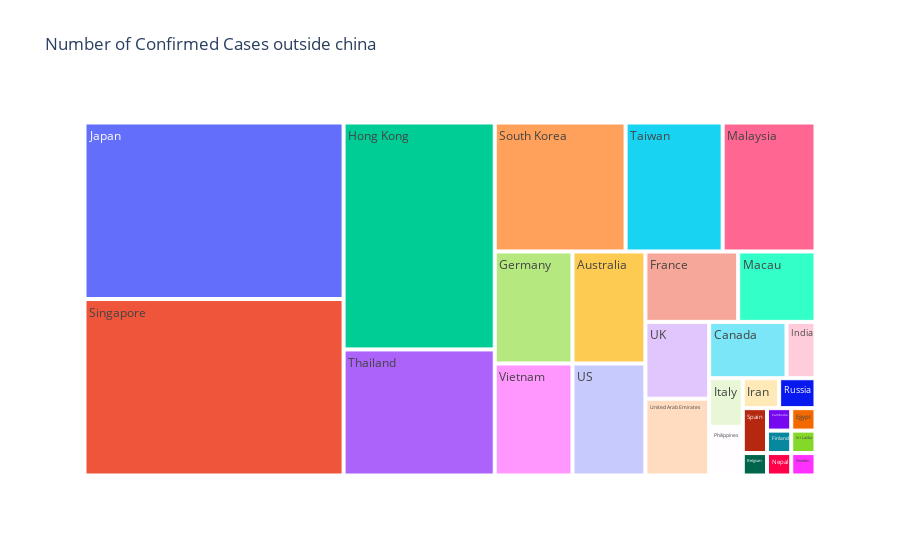
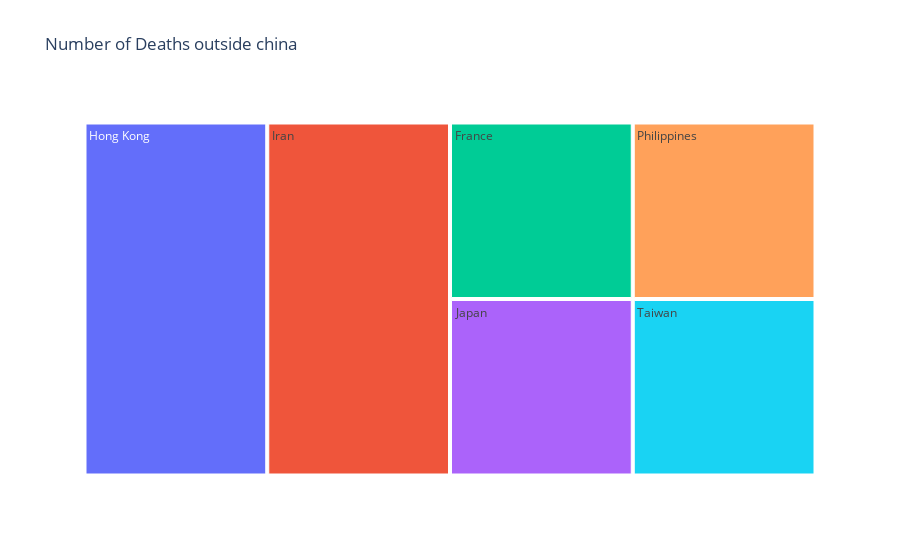

Write notebook code for charts like these, in order.
### Code cell
fig = px.treemap(row_latest, path=["Country/Region"], 
                 values="Confirmed", title='Number of Confirmed Cases outside china')
fig.show()

fig = px.treemap(row_latest, path=["Country/Region"], 
                 values="Deaths", title='Number of Deaths outside china')
fig.show()

### Figure 1 — Plotly figure (JSON) as saved in the notebook; plotly's stock layout.template omitted (floating-point values rounded to 4 significant figures)
{"data": [{"branchvalues": "total", "domain": {"x": [0, 1], "y": [0, 1]}, "hoverlabel": {"namelength": 0}, "hovertemplate": "labels=%{label}<br>Confirmed=%{value}<br>parent=%{parent}<br>id=%{id}", "ids": ["Australia", "Belgium", "Cambodia", "Canada", "Egypt", "Finland", "France", "Germany", "Hong Kong", "India", "Iran", "Italy", "Japan", "Macau", "Malaysia", "Nepal", "Philippines", "Russia", "Singapore", "South Korea", "Spain", "Sri Lanka", "Sweden", "Taiwan", "Thailand", "UK", "US", "United Arab Emirates", "Vietnam"], "labels": ["Australia", "Belgium", "Cambodia", "Canada", "Egypt", "Finland", "France", "Germany", "Hong Kong", "India", "Iran", "Italy", "Japan", "Macau", "Malaysia", "Nepal", "Philippines", "Russia", "Singapore", "South Korea", "Spain", "Sri Lanka", "Sweden", "Taiwan", "Thailand", "UK", "US", "United Arab Emirates", "Vietnam"], "name": "", "parents": ["", "", "", "", "", "", "", "", "", "", "", "", "", "", "", "", "", "", "", "", "", "", "", "", "", "", "", "", ""], "type": "treemap", "values": [15, 1, 1, 8, 1, 1, 12, 16, 63, 3, 2, 3, 84, 10, 22, 1, 3, 2, 84, 31, 2, 1, 1, 23, 35, 9, 15, 9, 16]}], "layout": {"legend": {"tracegroupgap": 0}, "title": {"text": "Number of Confirmed Cases outside china"}}}

### Figure 2 — Plotly figure (JSON) as saved in the notebook; plotly's stock layout.template omitted (floating-point values rounded to 4 significant figures)
{"data": [{"branchvalues": "total", "domain": {"x": [0, 1], "y": [0, 1]}, "hoverlabel": {"namelength": 0}, "hovertemplate": "labels=%{label}<br>Deaths=%{value}<br>parent=%{parent}<br>id=%{id}", "ids": ["Australia", "Belgium", "Cambodia", "Canada", "Egypt", "Finland", "France", "Germany", "Hong Kong", "India", "Iran", "Italy", "Japan", "Macau", "Malaysia", "Nepal", "Philippines", "Russia", "Singapore", "South Korea", "Spain", "Sri Lanka", "Sweden", "Taiwan", "Thailand", "UK", "US", "United Arab Emirates", "Vietnam"], "labels": ["Australia", "Belgium", "Cambodia", "Canada", "Egypt", "Finland", "France", "Germany", "Hong Kong", "India", "Iran", "Italy", "Japan", "Macau", "Malaysia", "Nepal", "Philippines", "Russia", "Singapore", "South Korea", "Spain", "Sri Lanka", "Sweden", "Taiwan", "Thailand", "UK", "US", "United Arab Emirates", "Vietnam"], "name": "", "parents": ["", "", "", "", "", "", "", "", "", "", "", "", "", "", "", "", "", "", "", "", "", "", "", "", "", "", "", "", ""], "type": "treemap", "values": [0, 0, 0, 0, 0, 0, 1, 0, 2, 0, 2, 0, 1, 0, 0, 0, 1, 0, 0, 0, 0, 0, 0, 1, 0, 0, 0, 0, 0]}], "layout": {"legend": {"tracegroupgap": 0}, "title": {"text": "Number of Deaths outside china"}}}
